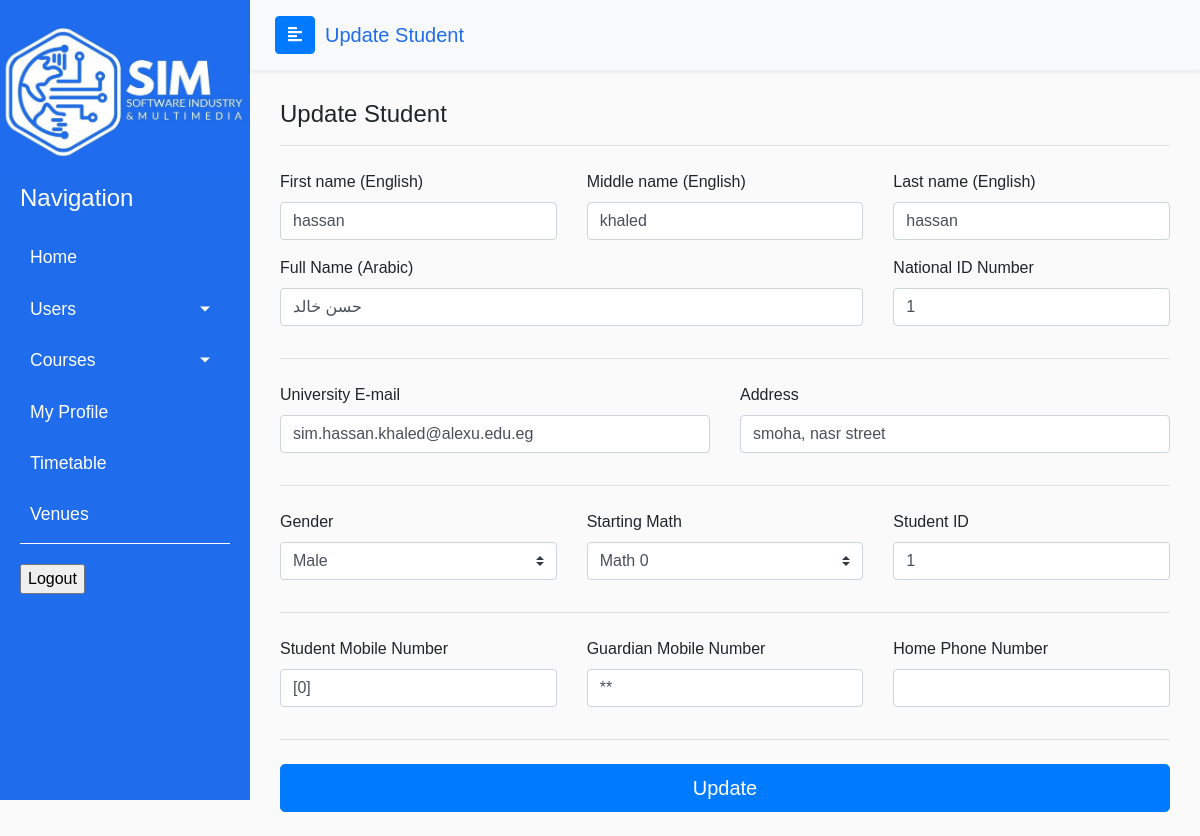
/admin/update_student.php?id=1, run on an earlier commit of the app's database.
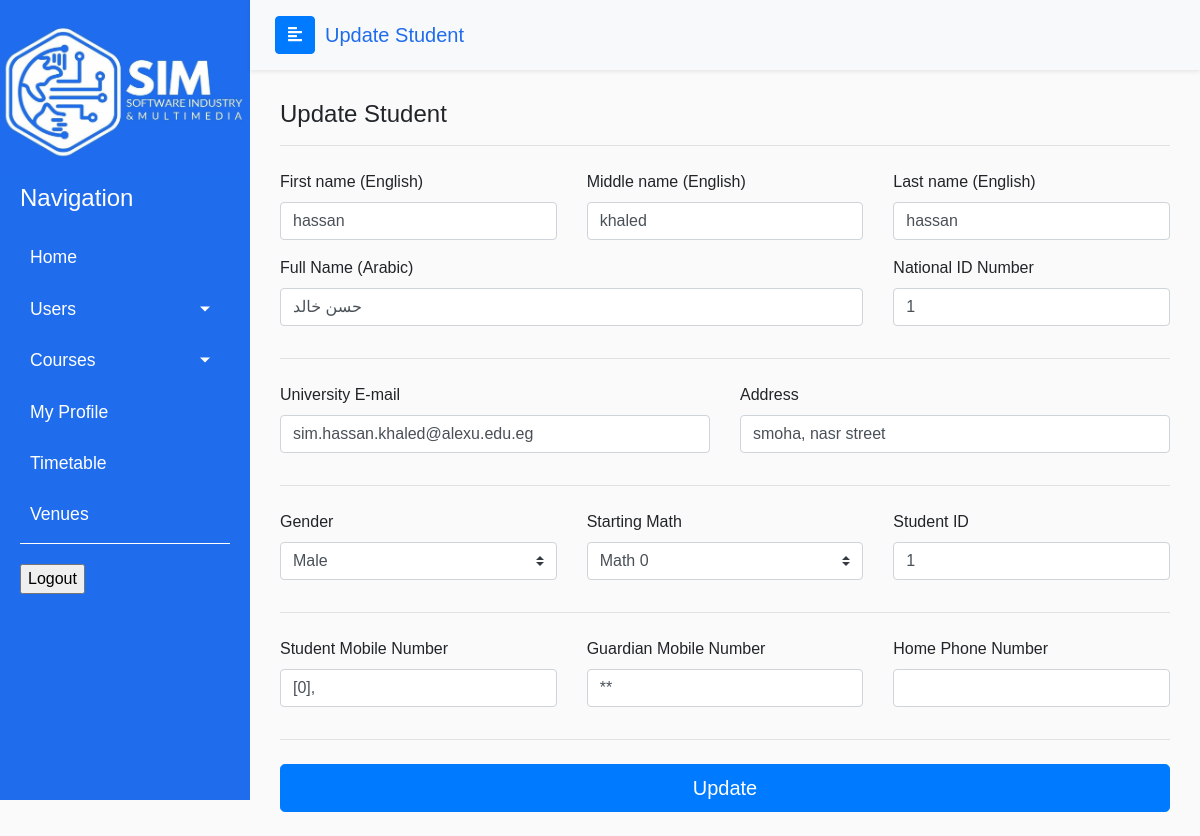
And on a later commit of the database.
### tables this page shows
CREATE TABLE `students` (
  `id_user` int(12) NOT NULL,
  `student_id` int(11) NOT NULL,
  `arabic_name` varchar(255) NOT NULL,
  `level` int(1) NOT NULL DEFAULT 1,
  `finished_hours` int(3) NOT NULL DEFAULT 0,
  `cgpa` float NOT NULL DEFAULT 0,
  `student_group` int(2) NOT NULL DEFAULT 0,
  `status` varchar(255) DEFAULT 'N/A',
  `address` varchar(255) NOT NULL,
  `guardian_mobile_number` varchar(255) NOT NULL,
  `student_type` varchar(255) DEFAULT NULL
);

CREATE TABLE `users` (
  `id` int(12) NOT NULL,
  `first_name` varchar(255) NOT NULL,
  `middle_name` varchar(255) NOT NULL,
  `last_name` varchar(255) NOT NULL,
  `national_id` bigint(14) NOT NULL,
  `type` varchar(255) NOT NULL,
  `email` varchar(255) NOT NULL,
  `password` varchar(255) NOT NULL,
  `gender` varchar(255) NOT NULL,
  `mobile_number` varchar(255) NOT NULL,
  `home_number` varchar(255) DEFAULT NULL,
  `image_path` text DEFAULT 'profile_images\\profile.png'
);

### includes/utils/variables.php (called while the page is built, shortened)
<?php
$studentsTable = "students";

### includes/Admin/students/functions.php (called while the page is built, shortened)
<?php
include_once dirname(__FILE__, 2) . "\\utils\\iniclude_utils_files.php";
function getStudent($id)
{
    global $studentsTable;
    $mainSqlQuery = "SELECT s.*, u.*
    FROM {$studentsTable} s
    join users u
        on s.id_user = u.id
    WHERE u.id = $id";
    $dataBaseConnection = connectToDataBase();
    $result = mysqli_query($dataBaseConnection, $mainSqlQuery);
    $studentData =  $result->fetch_assoc();
    return $studentData;
}
function getDataFromStudent($data)
{
    $student_id = $data['student_id'];
    $arabic_name = $data['arabic_name'];
    $address = $data['address'];
    $guardian_mobile_number = $data['guardian_mobile_number'];
    $student_type = $data['student_type'];
}

### includes/Admin/callable_functions.php (called while the page is built, shortened)
<?php
include_once dirname(__FILE__, 2) . "\\utils\\variables.php";
include_once "all_types/functions.php";
include_once "students/functions.php";
include_once "students/search.php";
include_once "professors/functions.php";
include_once "professors/search.php";
include_once "tas/functions.php";
include_once "tas/search.php";
include_once "sas/functions.php";
include_once "utils" . DIRECTORY_SEPARATOR . "all.php";
function updateStudent()
{
    $id = $_GET['id'];
    $data = getStudent($id);
}

### includes/Admin/utils/all.php (called while the page is built, shortened)
<?php
function getCommenDataFromUser($data)
{
    $first_name = $data['first_name'];
    $middle_name = $data['middle_name'];
    $last_name = $data['last_name'];
    $email = $data['email'];
    $mobile_number = $data['mobile_number'];
    $national_id = $data['national_id'];
    $gender = $data['gender'];
}

### admin/update_student.php (the view, shortened to what the changed rows need)
<?php
include dirname(__FILE__, 2) . "\\includes\\Admin\\callable_functions.php";
updateStudent();
?>
<!DOCTYPE html>
<html>
<head>
    <link rel="stylesheet" href="https://stackpath.bootstrapcdn.com/bootstrap/4.1.0/css/bootstrap.min.css">
    <link rel="stylesheet" href="../css/rootStyles.css">
    <link rel="stylesheet" href="https://cdnjs.cloudflare.com/ajax/libs/malihu-custom-scrollbar-plugin/3.1.5/jquery.mCustomScrollbar.min.css">
</head>
<body>
    <div class="wrapper">
        <?php
            include dirname(__FILE__, 2) . "\\includes\\admin_sidebar.php";
        ?>
        <div id="content">
            <div class="page-body">
                <div class="row">
                    <div class="col-md-12 order-md-1 col-lg-12">
                        <form class="needs-validation" novalidate action="" method="POST">
                            <div class="row">
                                <div class="col-lg-4 col-md-12 mb-3">
                                    <label for="firstName">First name (English)</label>
                                    <input type="text" class="form-control" id="firstName" name="first_name" placeholder="" value="<?php echo $first_name ?>" required>
                                </div>
                                <div class="col-lg-4 col-md-12 mb-3">
                                    <label for="lastName">Middle name (English)</label>
                                    <input type="text" class="form-control" id="lastName" name="middle_name" placeholder="" value="<?php echo $middle_name ?>" required>
                                </div>
                                <div class="col-lg-4 col-md-12 mb-3">
                                    <label for="lastName">Last name (English)</label>
                                    <input type="text" class="form-control" id="lastName" name="last_name" placeholder="" value="<?php echo $last_name ?>" required>
                                </div>
                            </div>
                            <div class="row">
                                <div class="col-lg-8 col-md-12 mb-3">
                                    <label for="firstName">Full Name (Arabic)</label>
                                    <input type="text" class="form-control" id="firstName" name="arabic_name" placeholder="" value="<?php echo $arabic_name ?>" required>
                                </div>
                                <div class="col-lg-4 col-md-12 mb-3">
                                    <label for="lastName">National ID Number</label>
                                    <input type="text" class="form-control" id="lastName" name="national_id" placeholder="" value="<?php echo $national_id ?>" required>
                                </div>
                            </div>
                            <div class="row">
                                <div class="col-lg-6 col-md-12 mb-3">
                                    <label for="email">University E-mail</label>
                                    <input type="email" class="form-control" id="email" name="email" value="<?php echo $email ?>">
                                </div>
                                <div class="col-lg-6 col-md-12 mb-3">
                                    <label for="address">Address</label>
                                    <input type="text" class="form-control" id="address" name="address" value="<?php echo $address ?>" required>
                                </div>
                            </div>
                            <div class="row">
                                <div class="col-md-4 col-sm-12 mb-3">
                                    <label for="gender">Gender</label>
                                    <select class="custom-select d-block w-100" id="country" name="gender" required>
                                        <option><?php echo $gender ?></option>
                                    </select>
                                </div>
                                <div class="col-md-4 col-sm-12 mb-3">
                                    <label for="math">Starting Math</label>
                                    <select class="custom-select d-block w-100" id="state" name="student_type" required>
                                        <option><?php echo $student_type ?></option>
                                    </select>
                                </div>
                                <div class="col-md-4 col-sm-12 mb-3">
                                    <label for="zip">Student ID</label>
                                    <input type="text" class="form-control" id="zip" name="student_id" value="<?php echo $student_id ?>" required>
                                </div>
                            </div>
                            <div class="row">
                                <div class="col-lg-4 col-md-6 col-sm-12 mb-3">
                                    <label for="gender">Student Mobile Number</label>
                                    <input type="text" class="form-control" id="address" name="mobile_number" value="<?php echo $mobile_number ?>" required>
                                </div>
                                <div class="col-lg-4 col-md-6 col-sm-12 mb-3">
                                    <label for="gender">Guardian Mobile Number</label>
                                    <input type="text" class="form-control" id="address" name="guardian_mobile_number" value="<?php echo $guardian_mobile_number ?>" required>
                                </div>
                            </div>
                        </form>
                        <br>
                    </div>
                </div>
            </div>
        </div>
</body>
</html>

What changed in the data, as far as the page shows it:
changed through a linked row, students "حسن خالد": mobile_number "[0]" → "[0],"
